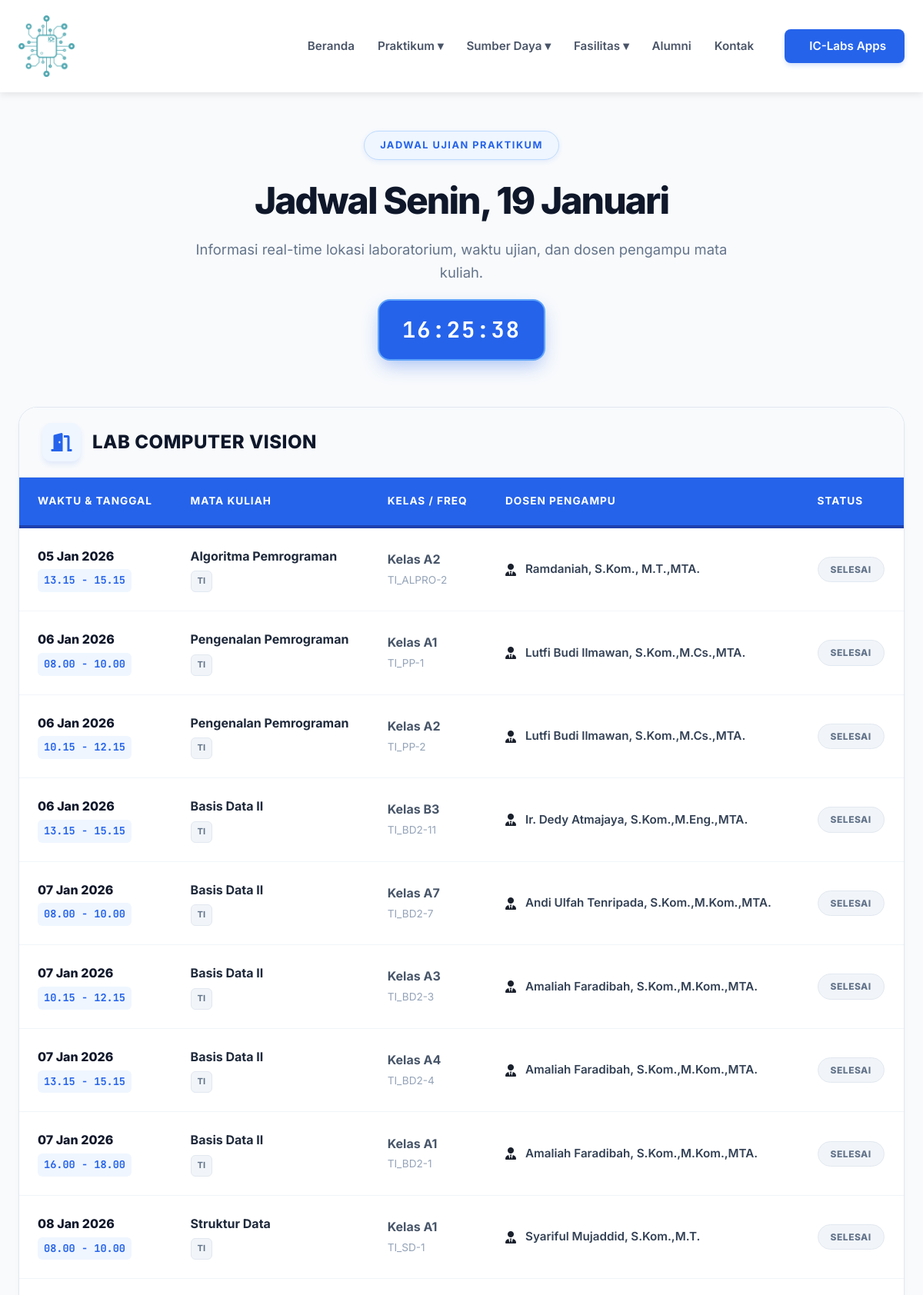
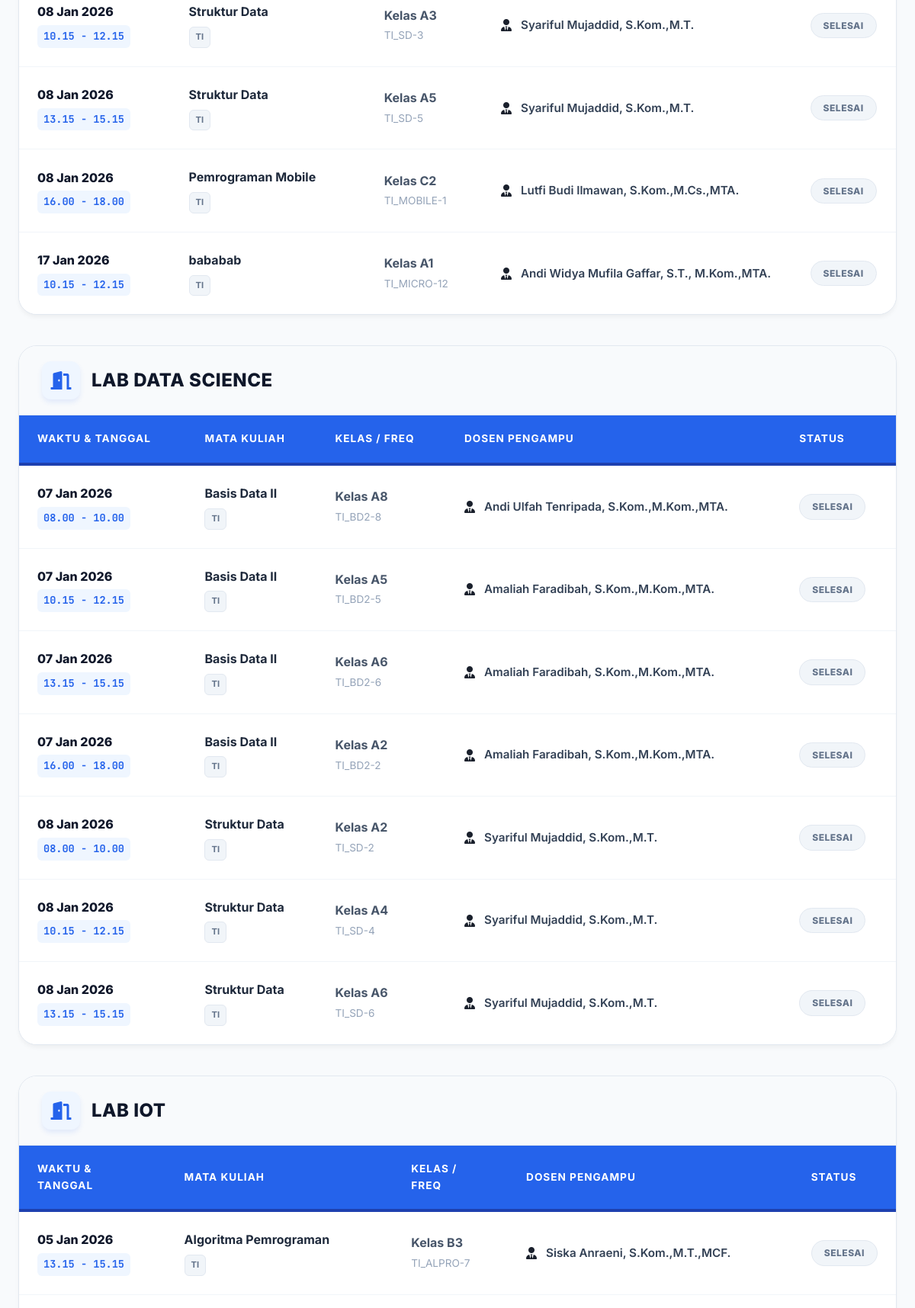
/public/jadwalupk (upper part), run on the app's committed database (2 pictures, top to bottom).
### tables this page shows
CREATE TABLE `jadwalupk` (
  `id` int(11) NOT NULL,
  `prodi` varchar(50) DEFAULT NULL,
  `tanggal` date NOT NULL,
  `jam` varchar(100) NOT NULL,
  `mata_kuliah` varchar(255) NOT NULL,
  `dosen` varchar(255) NOT NULL,
  `frekuensi` varchar(100) DEFAULT NULL,
  `kelas` varchar(100) DEFAULT NULL,
  `ruangan` varchar(255) NOT NULL
);

### app/controllers/JadwalUpkController.php (called while the page is built, shortened)
<?php
class JadwalUpkController extends Controller {
    public function model($model) {
        return new $model;
    }
    public function index() {
        $data['judul'] = 'Jadwal UPK Praktikum';
        $data['jadwal'] = $this->model('JadwalUpkModel')->getAll();
        $this->view('praktikum/jadwalupk', $data);
    }
}

### app/models/JadwalUpkModel.php (called while the page is built, shortened)
<?php
class JadwalUpkModel {
    private $table = 'jadwalupk';
    private $db;
    public function __construct() {
        $database = new Database;
        $this->db = $database->getPdo();
    }
    public function getAll() {
        $stmt = $this->db->prepare("SELECT * FROM $this->table ORDER BY tanggal ASC, jam ASC");
        $stmt->execute();
        return $stmt->fetchAll(PDO::FETCH_ASSOC);
    }
}

### app/config/Database.php (called while the page is built, shortened)
<?php
try {
    $dsn = "mysql:host=" . DB_HOST . ";dbname=" . DB_NAME . ";charset=utf8mb4";
    $options = [
        PDO::ATTR_ERRMODE            => PDO::ERRMODE_EXCEPTION,
        PDO::ATTR_DEFAULT_FETCH_MODE => PDO::FETCH_ASSOC,
        PDO::ATTR_EMULATE_PREPARES   => false,
    ];
    $pdo = new PDO($dsn, DB_USER, DB_PASS, $options);
} catch (PDOException $e) {
    if (defined('APP_ENV') && APP_ENV === 'development') {
        die("Koneksi Database Gagal: " . $e->getMessage());
    } else {
        die("Maaf, sistem sedang mengalami gangguan koneksi database.");
    }
}
class Database {
    private $pdo;
    public function __construct()
    {
        global $pdo;
        $this->pdo = $pdo;
    }
    public function getPdo()
    {
        return $this->pdo;
    }
}
?>

### app/views/praktikum/jadwalupk.php (the view, shortened to what this page needs)
<link rel="stylesheet" href="<?= ASSETS_URL ?>/css/praktikum.css">
<link rel="stylesheet" href="https://cdnjs.cloudflare.com/ajax/libs/font-awesome/6.0.0/css/all.min.css">
<section class="praktikum-section">
    <div class="container">
        <header class="page-header">
            <span class="header-badge">Jadwal Ujian Praktikum</span>
            <h1 id="header-day">Memuat Hari...</h1>
            <p>Informasi real-time lokasi laboratorium, waktu ujian, dan dosen pengampu mata kuliah.</p>
            <div id="live-clock" class="live-clock-badge">
            </div>
        </header>
        <div id="lab-tables-container">
            <?php if (empty($data['jadwal'])): ?>
                <div class="empty-schedule">
                    <i class="far fa-calendar-times"></i>
                    <h3>Belum Ada Jadwal</h3>
                    <p>Jadwal UPK belum dirilis oleh admin.</p>
                </div>
            <?php else:
                $grouped = [];
                foreach($data['jadwal'] as $row) {
                    $grouped[$row['ruangan']][] = $row;
                }
                ksort($grouped);
                foreach($grouped as $ruangan => $items):
            ?>
                <div class="schedule-wrapper">
                    <div class="lab-header">
                        <div class="lab-icon">
                            <i class="fas fa-door-open"></i>
                        </div>
                        <h2 class="lab-title"><?= $ruangan ?></h2>
                    </div>
                    <div class="table-responsive">
                        <table class="table-schedule">
                            <thead>
                                <tr>
                                    <th>Waktu & Tanggal</th>
                                    <th>Mata Kuliah</th>
                                    <th>Kelas / Freq</th>
                                    <th>Dosen Pengampu</th>
                                    <th>Status</th>
                                </tr>
                            </thead>
                            <tbody>
                                <?php foreach($items as $item):
                                    $tgl = date('d M Y', strtotime($item['tanggal']));
                                    $isToday = ($item['tanggal'] == date('Y-m-d'));
                                ?>
                                <tr>
                                    <td>
                                        <div class="schedule-date"><?= $tgl ?></div>
                                        <div class="schedule-time"><?= $item['jam'] ?></div>
                                    </td>
                                    <td>
                                        <span class="schedule-matkul"><?= $item['mata_kuliah'] ?></span>
                                        <span class="badge-prodi"><?= $item['prodi'] ?></span>
                                    </td>
                                    <td>
                                        <span class="schedule-kelas">Kelas <?= $item['kelas'] ?></span>
                                        <span class="schedule-freq"><?= $item['frekuensi'] ?></span>
                                    </td>
                                    <td>
                                        <div class="dosen-info">
                                            <i class="fas fa-user-tie"></i>
                                            <span class="dosen-name"><?= $item['dosen'] ?></span>
                                        </div>
                                    </td>
                                    <td>
                                        <?php if($isToday): ?>
                                            <span class="status-label badge-ongoing">HARI INI</span>
                                        <?php elseif($item['tanggal'] < date('Y-m-d')): ?>
                                            <span class="status-label badge-finished">SELESAI</span>
                                        <?php else: ?>
                                            <span class="status-label badge-upcoming">AKAN DATANG</span>
                                        <?php endif; ?>
                                    </td>
                                </tr>
                                <?php endforeach; ?>
                            </tbody>
                        </table>
                    </div>
                </div>
            <?php endforeach; endif; ?>
        </div>
    </div>
</section>

### public/css/variables.css (style rules this page uses)
:root { --primary-navy: #1e3a8a; --primary-blue: #2563eb; --hover-blue: #1e40af; --bg-light: #f8fbff; --bg-white: #ffffff; --bg-soft: #eff6ff; --text-dark: #1a202c; --text-grey: #4a5568; --text-light: #dbeafe; --border-color: #e2e8f0; --border-blue: #eff6ff; --shadow-soft: 0 4px 12px rgba(30, 58, 138, 0.05); --container-width: 1280px; --font-main: 'Inter', 'Segoe UI', sans-serif; --radius-card: 15px; --radius-btn: 50px; }

### public/css/style.css (style rules this page uses)
* { margin: 0; padding: 0; box-sizing: border-box; font-family: "Inter", "Segoe UI", sans-serif; }
body { background-color: #f8fbff; color: #1a202c; line-height: 1.6; padding-top: 80px; }
html, body { max-width: 100%; overflow-x: hidden; }
.container { width: 100%; max-width: 1200px; margin: 0 auto; padding: 0 24px; }
h1, h2, h3, h4 { color: #1e3a8a; font-weight: 800; }

### data on the page
jadwalupk: tanggal "05 Jan 2026", jam "13.15 - 15.15", mata_kuliah "Algoritma Pemrograman", prodi "TI", kelas "A2", frekuensi "TI_ALPRO-2", dosen "Ramdaniah, S.Kom., M.T.,MTA.", shows "SELESAI"
jadwalupk: tanggal "06 Jan 2026", jam "08.00 - 10.00", mata_kuliah "Pengenalan Pemrograman", prodi "TI", kelas "A1", frekuensi "TI_PP-1", dosen "Lutfi Budi Ilmawan, S.Kom.,M.Cs.,MTA.", shows "SELESAI"
jadwalupk: tanggal "06 Jan 2026", jam "10.15 - 12.15", mata_kuliah "Pengenalan Pemrograman", prodi "TI", kelas "A2", frekuensi "TI_PP-2", dosen "Lutfi Budi Ilmawan, S.Kom.,M.Cs.,MTA.", shows "SELESAI"
jadwalupk: tanggal "06 Jan 2026", jam "13.15 - 15.15", mata_kuliah "Basis Data II", prodi "TI", kelas "B3", frekuensi "TI_BD2-11", dosen "Ir. Dedy Atmajaya, S.Kom.,M.Eng.,MTA.", shows "SELESAI"
jadwalupk: tanggal "07 Jan 2026", jam "08.00 - 10.00", mata_kuliah "Basis Data II", prodi "TI", kelas "A7", frekuensi "TI_BD2-7", dosen "Andi Ulfah Tenripada, S.Kom.,M.Kom.,MTA.", shows "SELESAI"
jadwalupk: tanggal "07 Jan 2026", jam "10.15 - 12.15", mata_kuliah "Basis Data II", prodi "TI", kelas "A3", frekuensi "TI_BD2-3", dosen "Amaliah Faradibah, S.Kom.,M.Kom.,MTA.", shows "SELESAI"
jadwalupk: tanggal "07 Jan 2026", jam "13.15 - 15.15", mata_kuliah "Basis Data II", prodi "TI", kelas "A4", frekuensi "TI_BD2-4", dosen "Amaliah Faradibah, S.Kom.,M.Kom.,MTA.", shows "SELESAI"
jadwalupk: tanggal "07 Jan 2026", jam "16.00 - 18.00", mata_kuliah "Basis Data II", prodi "TI", kelas "A1", frekuensi "TI_BD2-1", dosen "Amaliah Faradibah, S.Kom.,M.Kom.,MTA.", shows "SELESAI"
jadwalupk: tanggal "08 Jan 2026", jam "08.00 - 10.00", mata_kuliah "Struktur Data", prodi "TI", kelas "A1", frekuensi "TI_SD-1", dosen "Syariful Mujaddid, S.Kom.,M.T.", shows "SELESAI"
jadwalupk: tanggal "08 Jan 2026", jam "10.15 - 12.15", mata_kuliah "Struktur Data", prodi "TI", kelas "A3", frekuensi "TI_SD-3", dosen "Syariful Mujaddid, S.Kom.,M.T.", shows "SELESAI"
jadwalupk: tanggal "08 Jan 2026", jam "13.15 - 15.15", mata_kuliah "Struktur Data", prodi "TI", kelas "A5", frekuensi "TI_SD-5", dosen "Syariful Mujaddid, S.Kom.,M.T.", shows "SELESAI"
jadwalupk: tanggal "08 Jan 2026", jam "16.00 - 18.00", mata_kuliah "Pemrograman Mobile", prodi "TI", kelas "C2", frekuensi "TI_MOBILE-1", dosen "Lutfi Budi Ilmawan, S.Kom.,M.Cs.,MTA.", shows "SELESAI"
jadwalupk: tanggal "17 Jan 2026", jam "10.15 - 12.15", mata_kuliah "bababab", prodi "TI", kelas "A1", frekuensi "TI_MICRO-12", dosen "Andi Widya Mufila Gaffar, S.T., M.Kom.,MTA.", shows "SELESAI"
jadwalupk: tanggal "07 Jan 2026", jam "08.00 - 10.00", mata_kuliah "Basis Data II", prodi "TI", kelas "A8", frekuensi "TI_BD2-8", dosen "Andi Ulfah Tenripada, S.Kom.,M.Kom.,MTA.", shows "SELESAI"
jadwalupk: tanggal "07 Jan 2026", jam "10.15 - 12.15", mata_kuliah "Basis Data II", prodi "TI", kelas "A5", frekuensi "TI_BD2-5", dosen "Amaliah Faradibah, S.Kom.,M.Kom.,MTA.", shows "SELESAI"
jadwalupk: tanggal "07 Jan 2026", jam "13.15 - 15.15", mata_kuliah "Basis Data II", prodi "TI", kelas "A6", frekuensi "TI_BD2-6", dosen "Amaliah Faradibah, S.Kom.,M.Kom.,MTA.", shows "SELESAI"
jadwalupk: tanggal "07 Jan 2026", jam "16.00 - 18.00", mata_kuliah "Basis Data II", prodi "TI", kelas "A2", frekuensi "TI_BD2-2", dosen "Amaliah Faradibah, S.Kom.,M.Kom.,MTA.", shows "SELESAI"
jadwalupk: tanggal "08 Jan 2026", jam "08.00 - 10.00", mata_kuliah "Struktur Data", prodi "TI", kelas "A2", frekuensi "TI_SD-2", dosen "Syariful Mujaddid, S.Kom.,M.T.", shows "SELESAI"
jadwalupk: tanggal "08 Jan 2026", jam "10.15 - 12.15", mata_kuliah "Struktur Data", prodi "TI", kelas "A4", frekuensi "TI_SD-4", dosen "Syariful Mujaddid, S.Kom.,M.T.", shows "SELESAI"
jadwalupk: tanggal "08 Jan 2026", jam "13.15 - 15.15", mata_kuliah "Struktur Data", prodi "TI", kelas "A6", frekuensi "TI_SD-6", dosen "Syariful Mujaddid, S.Kom.,M.T.", shows "SELESAI"
jadwalupk: tanggal "05 Jan 2026", jam "13.15 - 15.15", mata_kuliah "Algoritma Pemrograman", prodi "TI", kelas "B3", frekuensi "TI_ALPRO-7", dosen "Siska Anraeni, S.Kom.,M.T.,MCF.", shows "SELESAI"

### other printed values
$ruangan "LAB COMPUTER VISION"
$ruangan "LAB DATA SCIENCE"
$ruangan "LAB IOT"
